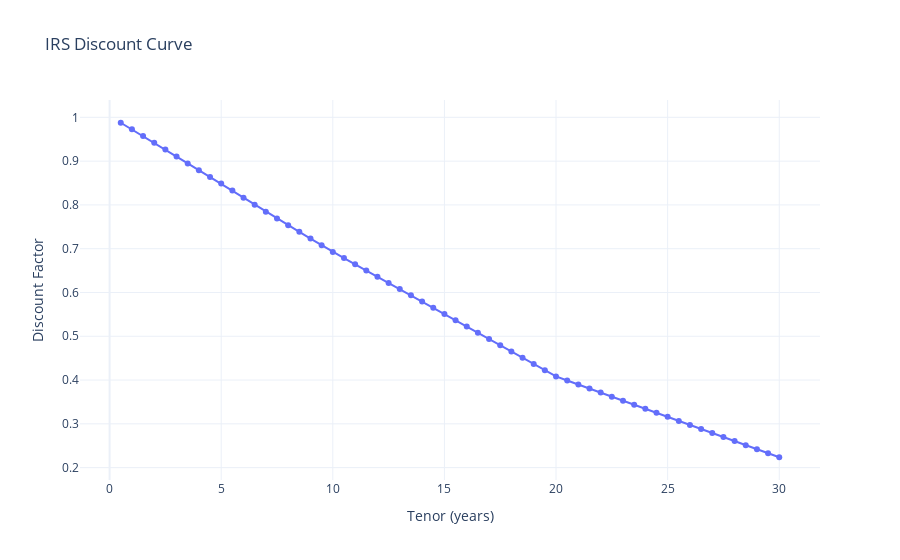

The cell this chart's notebook holds for it:
### Code cell
plot_discount_curve(df=IRS_Interpolated_Data,
                    discount_curve="IRS_Discount_Factor",
                    title="IRS Discount Curve")

### Figure 1 — Plotly figure (JSON) as saved in the notebook; plotly's stock layout.template omitted (floating-point values rounded to 4 significant figures)
{"data": [{"line": {"width": 2}, "marker": {"size": 6}, "mode": "lines+markers", "name": "Discount Curve", "type": "scatter", "x": [0.5, 1, 1.5, 2, 2.5, 3, 3.5, 4, 4.5, 5, 5.5, 6, 6.5, 7, 7.5, 8, 8.5, 9, 9.5, 10, 10.5, 11, 11.5, 12, 12.5, 13, 13.5, 14, 14.5, 15, 15.5, 16, 16.5, 17, 17.5, 18, 18.5, 19, 19.5, 20, 20.5, 21, 21.5, 22, 22.5, 23, 23.5, 24, 24.5, 25, 25.5, 26, 26.5, 27, 27.5, 28, 28.5, 29, 29.5, 30], "y": [0.9877, 0.9726, 0.9574, 0.9422, 0.9263, 0.9105, 0.8947, 0.879, 0.864, 0.849, 0.8328, 0.8166, 0.8004, 0.7842, 0.769, 0.7537, 0.7385, 0.7232, 0.708, 0.6927, 0.6785, 0.6644, 0.6502, 0.6361, 0.6219, 0.6077, 0.5936, 0.5794, 0.5652, 0.5511, 0.5368, 0.5225, 0.5082, 0.4939, 0.4796, 0.4654, 0.4511, 0.4368, 0.4225, 0.4082, 0.399, 0.3898, 0.3805, 0.3713, 0.3621, 0.3529, 0.3436, 0.3344, 0.3252, 0.3159, 0.3067, 0.2975, 0.2883, 0.279, 0.2698, 0.2606, 0.2513, 0.2421, 0.2329, 0.2237]}], "layout": {"title": {"text": "IRS Discount Curve"}, "xaxis": {"showgrid": true, "title": {"text": "Tenor (years)"}}, "yaxis": {"showgrid": true, "title": {"text": "Discount Factor"}}}}
